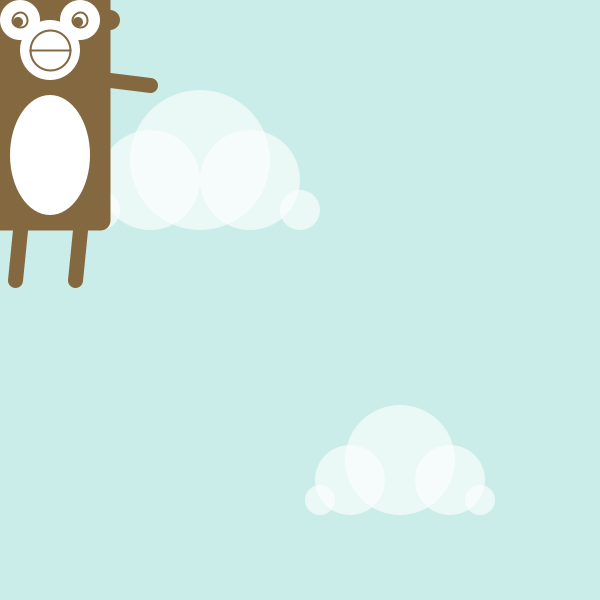
Frame 1 (no input)
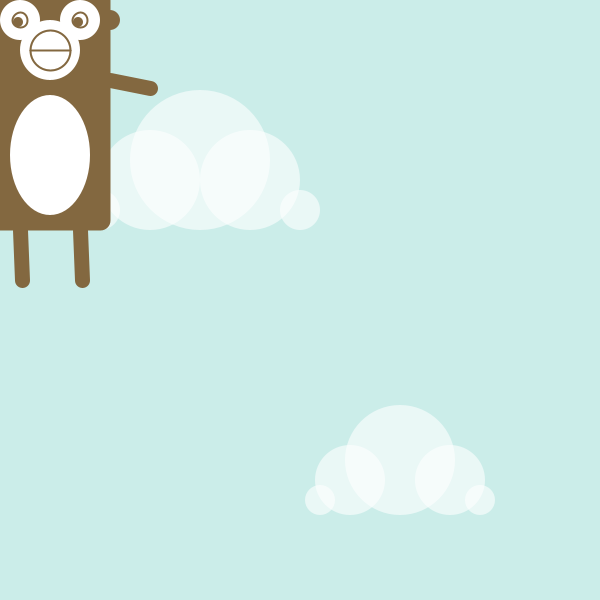
Frame 60 (the mouse pressed at the canvas centre just before this capture)
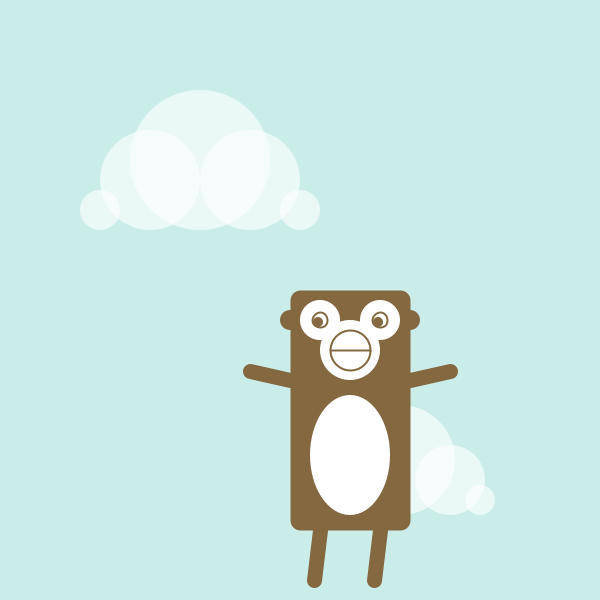
Frame 120 (the mouse held since frame 60 and released just before this capture)

The Processing sketch that drew these frames (run headless with seeded random() and noise(); from frame 60 on, the mouse is pressed at the canvas centre):

// Processing sketch: processing_16415
// ── processing_16415.pde

void setup() {
  size(600,600);
  background(203,237,233);
  smooth();
  noCursor();
  frameRate(25);
}

void draw() {
  background(203,237,233);
  float a=random(-20,20);
  float b=random(-10,10);

  //nuages.
  fill(255,150);
  noStroke();
  ellipse(100,210,40,40);
  ellipse(150,180,100,100);
  ellipse(200,160,140,140);
  ellipse(250,180,100,100);
  ellipse(300,210,40,40);

  ellipse(320,500,30,30);
  ellipse(350,480,70,70);
  ellipse(400,460,110,110);
  ellipse(450,480,70,70);
  ellipse(480,500,30,30);

  //corps.
  fill(131,104,64);
  strokeWeight(20);
  stroke(131,104,64);
  smooth();
  strokeJoin(ROUND);
  rect(mouseX,mouseY,100,220);

  //tête.
  fill(255);
  noStroke();
  ellipse(mouseX+20,mouseY+20,40,40);
  ellipse(mouseX+80,mouseY+20,40,40);
  ellipse(mouseX+50,mouseY+50,60,60);

  //yeux.
  fill(255);
  strokeWeight(2);
  stroke(131,104,64);
  ellipse(mouseX+20,mouseY+20,15,15);
  ellipse(mouseX+80,mouseY+20,15,15);

  //pupilles.
  fill(131,104,64);
  noStroke();
  ellipse(mouseX+18,mouseY+22,10,10);
  ellipse(mouseX+78,mouseY+22,10,10);

  //bouche.
  fill(255);
  strokeWeight(2);
  stroke(131,104,64);
  ellipse(mouseX+50,mouseY+50,40,40);
  line(mouseX+30,mouseY+50,mouseX+70,mouseY+50);

  //ventre.
  fill(255);
  noStroke();
  ellipse(mouseX+50,mouseY+155,80,120);

  //oreilles.
  fill(131,104,64);
  noStroke();
  ellipse(mouseX-10,mouseY+20,20,20);
  ellipse(mouseX+110,mouseY+20,20,20);

  //pattes.
  fill(131,104,64);
  stroke(131,104,64);
  strokeWeight(15);
  line(mouseX+20,mouseY+230,mouseX+20+b,mouseY+280);
  line(mouseX+80,mouseY+230,mouseX+80+b,mouseY+280);

  //bras.
  fill(131,104,64);
  stroke(131,104,64);
  strokeWeight(15);
  line(mouseX-10,mouseY+80,mouseX-50,mouseY+80+a);
  line(mouseX+110,mouseY+80,mouseX+150,mouseY+80+a);
}

        
                
